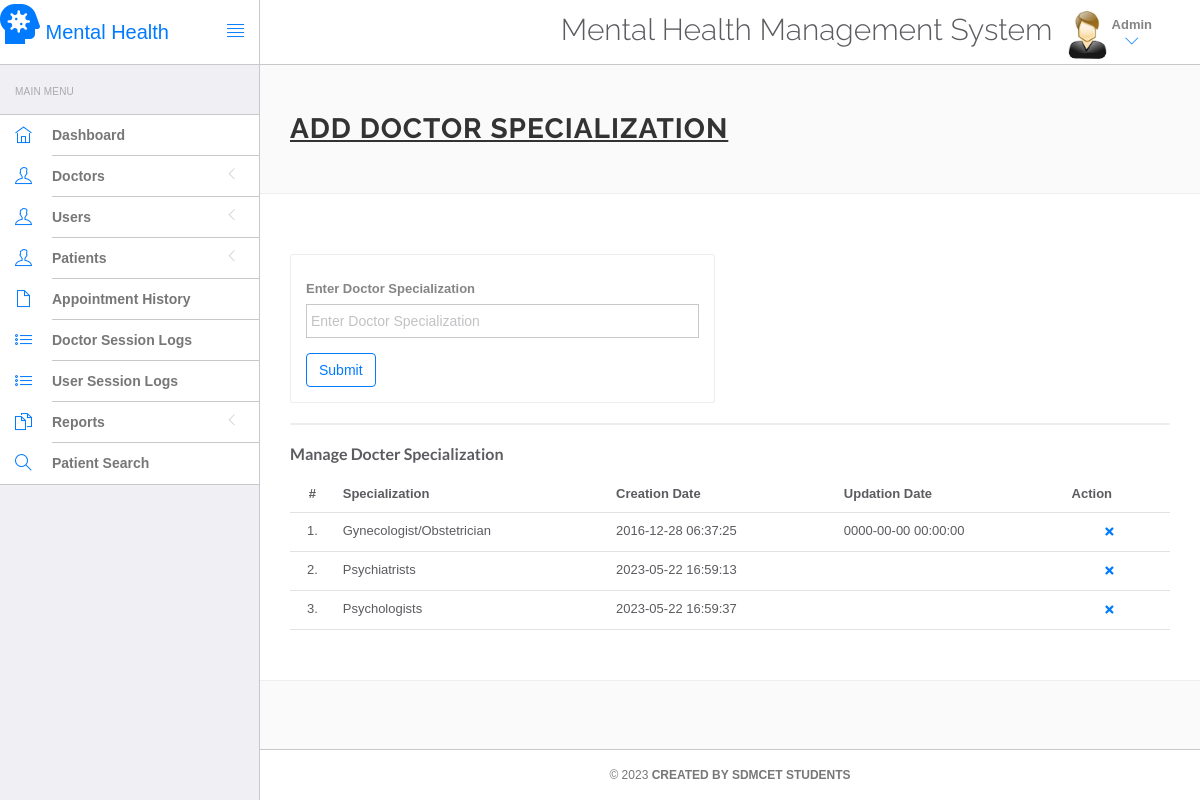
The app's page /Web/hms/admin/doctor-specilization.php (signed in) with its own data.
### tables this page shows
CREATE TABLE IF NOT EXISTS `doctorspecilization` (
  `id` int NOT NULL AUTO_INCREMENT,
  `specilization` varchar(255) DEFAULT NULL,
  `creationDate` timestamp NULL DEFAULT CURRENT_TIMESTAMP,
  `updationDate` timestamp NULL DEFAULT NULL ON UPDATE CURRENT_TIMESTAMP,
  PRIMARY KEY (`id`)
);

### Web/hms/admin/doctor-specilization.php (the view, shortened to what this page needs)
<?php
include('include/config.php');
?>
<!DOCTYPE html>
<html lang="en">
	<head>
		<link rel="stylesheet" href="vendor/bootstrap/css/bootstrap.min.css">
		<link rel="stylesheet" href="vendor/fontawesome/css/font-awesome.min.css">
		<link rel="stylesheet" href="vendor/themify-icons/themify-icons.min.css">
		<link href="vendor/animate.css/animate.min.css" rel="stylesheet" media="screen">
		<link href="vendor/perfect-scrollbar/perfect-scrollbar.min.css" rel="stylesheet" media="screen">
		<link href="vendor/switchery/switchery.min.css" rel="stylesheet" media="screen">
		<link href="vendor/bootstrap-touchspin/jquery.bootstrap-touchspin.min.css" rel="stylesheet" media="screen">
		<link href="vendor/select2/select2.min.css" rel="stylesheet" media="screen">
		<link href="vendor/bootstrap-datepicker/bootstrap-datepicker3.standalone.min.css" rel="stylesheet" media="screen">
		<link href="vendor/bootstrap-timepicker/bootstrap-timepicker.min.css" rel="stylesheet" media="screen">
		<link rel="stylesheet" href="assets/css/styles.css">
		<link rel="stylesheet" href="assets/css/plugins.css">
		<link rel="stylesheet" href="assets/css/themes/theme-1.css" id="skin_color" />
	</head>
	<body>
		<div id="app">
<?php include('include/sidebar.php');?>
			<div class="app-content">
						<?php include('include/header.php');?>
				<div class="main-content" >
					<div class="wrap-content container" id="container">
					<section id="page-title">
							<div class="row">
								<div class="col-sm-8">
									<h1 class="mainTitle"><b><u>Add  Doctor  Specialization</u></b></h1>
									</div>
							</div>
						</section>
						<div class="container-fluid container-fullw bg-white">
							<div class="row">
								<div class="col-md-12">
									<div class="row margin-top-30">
										<div class="col-lg-6 col-md-12">
											<div class="panel panel-white">
												<div class="panel-body">
													<form role="form" name="dcotorspcl" method="post" >
														<div class="form-group">
															<label for="exampleInputEmail1">
																<b>Enter Doctor Specialization</b>
															</label>
							<input type="text" name="doctorspecilization" class="form-control"  placeholder="Enter Doctor Specialization">
														</div>
												<button type="submit" name="submit" class="btn btn-o btn-primary">
															Submit
														</button>
													</form>
												</div>
											</div>
										</div>
											</div>
										</div>
									<div class="col-lg-12 col-md-12">
											<div class="panel panel-white">
											</div>
										</div>
									</div>
									<div class="row">
								<div class="col-md-12">
									<h5 class="over-title margin-bottom-15"> <span class="text-bold">Manage Docter Specialization</span></h5>
									<table class="table table-hover" id="sample-table-1">
										<thead>
											<tr>
												<th class="center">#</th>
												<th>Specialization</th>
												<th class="hidden-xs">Creation Date</th>
												<th>Updation Date</th>
												<th>Action</th>
											</tr>
										</thead>
										<tbody>
<?php
$sql=mysqli_query($con,"select * from doctorSpecilization");
$cnt=1;
while($row=mysqli_fetch_array($sql))
{
?>
											<tr>
												<td class="center"><?php echo $cnt;?>.</td>
												<td class="hidden-xs"><?php echo $row['specilization'];?></td>
												<td><?php echo $row['creationDate'];?></td>
												<td><?php echo $row['updationDate'];?>
												</td>
												<td >
												<div class="visible-md visible-lg hidden-sm hidden-xs">
							<a href="edit-doctor-specialization.php?id=<?php echo $row['id'];?>" class="btn btn-transparent btn-xs" tooltip-placement="top" tooltip="Edit"><i class="fa fa-pencil"></i></a>
	<a href="doctor-specilization.php?id=<?php echo $row['id']?>&del=delete" onClick="return confirm('Are you sure you want to delete?')"class="btn btn-transparent btn-xs tooltips" tooltip-placement="top" tooltip="Remove"><i class="fa fa-times fa fa-white"></i></a>
												</div>
												</td>
											</tr>
											<?php
$cnt=$cnt+1;
											 }?>
										</tbody>
									</table>
								</div>
							</div>
								</div>
							</div>
						</div>
						</div>
		<?php include('include/footer.php');?>
			</div>
		</body>
</html>

### Web/hms/admin/assets/css/themes/theme-1.css (style rules this page uses)
body { background: #FAFAFA; }

### records on screen
doctorspecilization: specilization "Gynecologist/Obstetrician", creationDate "2016-12-28 06:37:25", updationDate "0000-00-00 00:00:00"
doctorspecilization: specilization "Psychiatrists", creationDate "2023-05-22 16:59:13"
doctorspecilization: specilization "Psychologists", creationDate "2023-05-22 16:59:37"
